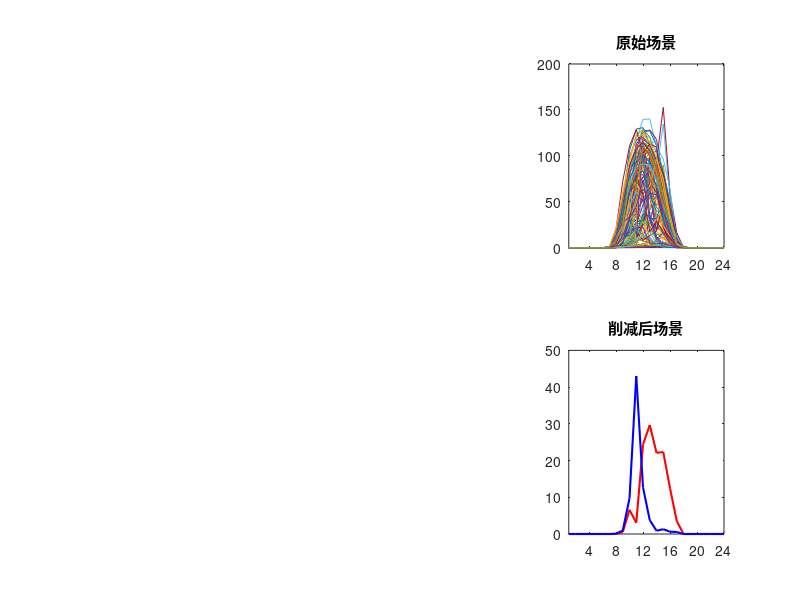

The MATLAB script that drew this image:
%% 冬季
clear; clc; close all;
load Ppvw; % 确保 Ppvw.mat 在当前路径
data = Ppvw;
[m, n] = size(data);

% --- 原始场景绘制 ---
subplot(2,3,3)
x_axis = 1:n; % 动态匹配数据长度，防止报错
for i = 1:m                                    
    plot(x_axis, data(i,:)); 
    hold on
end
xlim([1 n]);
set(gca, 'xtick', 0:4:n);
title('原始场景');

% --- 距离矩阵计算 ---
Distance = zeros(m,m);
for i = 1:m
    for j = 1:m
        Distance(i,j) = norm(data(i,:) - data(j,:));
    end
end
D = Distance; % 备份原始距离矩阵

% --- 概率与削减初始化 ---
p = (1/m) * ones(1, m);

% --- 场景削减循环 ---
% 注意：你原来的循环逻辑在删除元素后索引会变，容易出错。
for k = 1:(m-2) % 削减到只剩 2 个场景
    num_remain = length(p);
    Sdist = zeros(1, num_remain);
    
    % 计算当前各场景的概率距离
    for i = 1:num_remain
        % 简化计算：Sdist(i) = p(i) * sum(p(j) * dist(i,j))
        Sdist(i) = p(i) * sum(p .* Distance(i,:));
    end
    
    % 找到削减目标
    [~, temp1] = min(Sdist); 
    
    % 寻找距离 temp1 最近的场景 temp2 (排除自身)
    temp_dist = Distance(temp1, :);
    temp_dist(temp1) = inf; % 排除自己
    [~, temp2] = min(temp_dist);
    
    % 更新概率并删除
    p(temp2) = p(temp1) + p(temp2);
    p(temp1) = [];
    Distance(temp1, :) = [];
    Distance(:, temp1) = [];
end

% --- 削减后场景绘制 ---
% 找到最终保留的两个场景在原始 D 矩阵中的位置
% 这里逻辑需要根据你的需求微调，如果是最后剩下的两个：
subplot(2,3,6);
% 假设最后剩下的两个场景数据在当前 data 矩阵中（注意：由于上面循环删除了 data 对应的 Distance，
% 最好在循环外保存最后剩下的索引）

% 简单起见，这里演示如何画出最后剩下的 data
plot(x_axis, data(1,:), 'r', 'LineWidth', 1.5); hold on;
plot(x_axis, data(2,:), 'b', 'LineWidth', 1.5);
xlim([1 n]);
set(gca, 'xtick', 0:4:n);
title('削减后场景');
